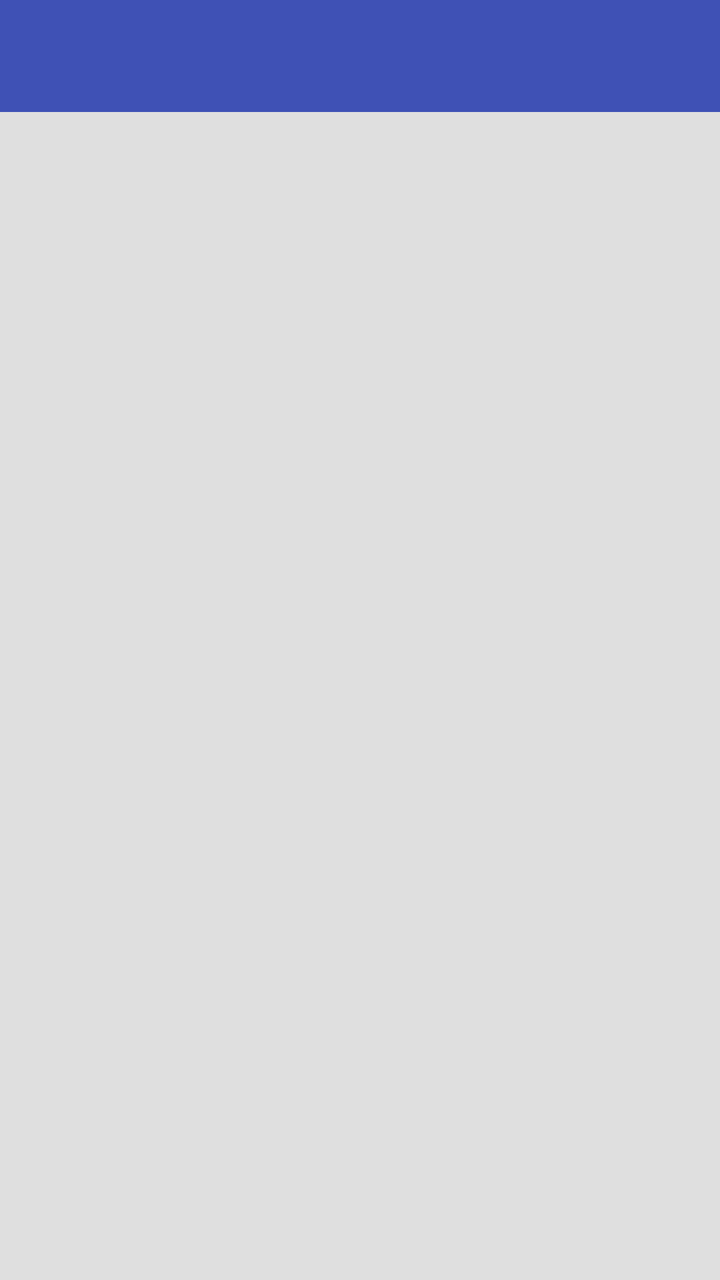
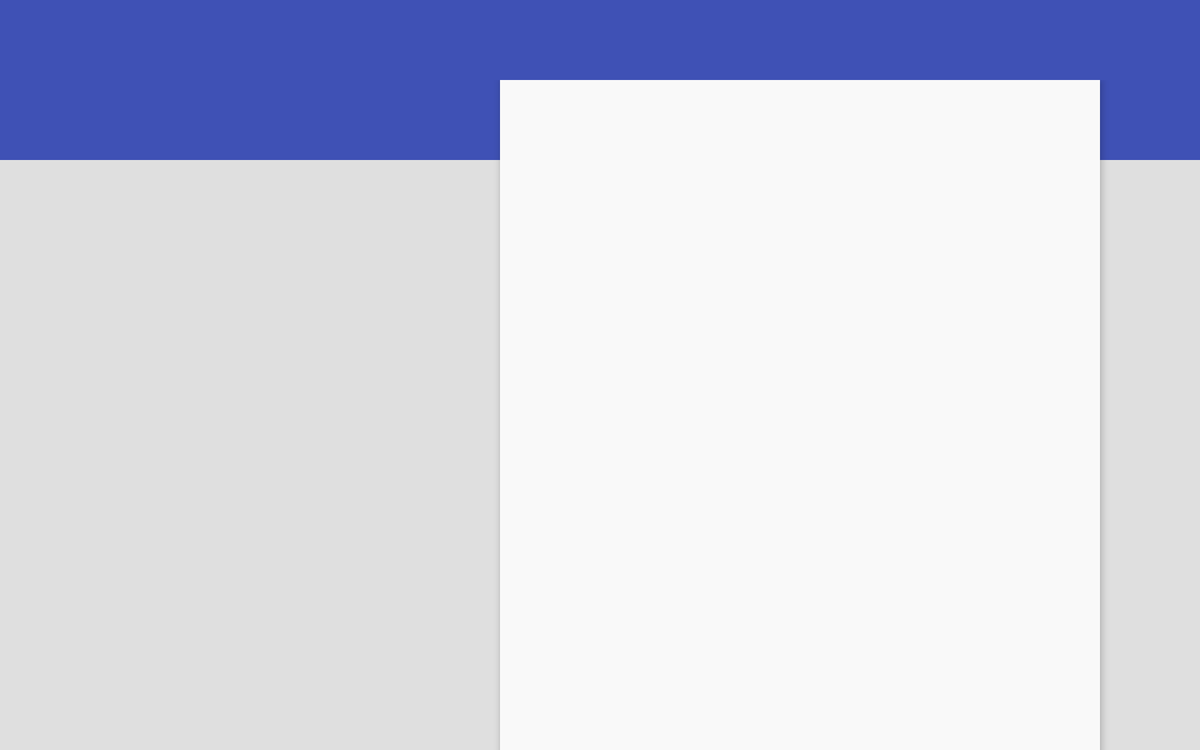

An Android layout and its configuration variant, each rendered on a device that would load it. The default file and the variant file are quoted in full after the pictures.
<!-- AndroidManifest.xml: application theme AppTheme -->
<!-- res/layout/activity_blocly.xml -->
<?xml version="1.0" encoding="utf-8"?>
<android.support.v4.widget.DrawerLayout
    xmlns:android="http://schemas.android.com/apk/res/android"
    android:id="@+id/dl_activity_blocly"
    android:layout_width="match_parent"
    android:layout_height="match_parent">

    <LinearLayout
        android:orientation="vertical"
        android:layout_width="match_parent"
        android:layout_height="match_parent">

        <android.support.v7.widget.Toolbar
            android:id="@+id/tb_activity_blocly"
            android:layout_width="match_parent"
            android:layout_height="wrap_content"
            android:minHeight="?attr/actionBarSize"
            android:background="?attr/colorPrimary"/>

        <FrameLayout
            android:id="@+id/fl_activity_blocly"
            android:layout_width="match_parent"
            android:layout_height="match_parent"/>

    </LinearLayout>

    <android.support.v7.widget.RecyclerView
        android:id="@+id/rv_nav_activity_blocly"
        android:layout_width="280dp"
        android:layout_height="match_parent"
        android:background="?android:windowBackground"
        android:layout_gravity="left"/>

</android.support.v4.widget.DrawerLayout>
<!-- resources referenced by this layout -->
<resources>
  <style name="AppTheme" parent="Theme.AppCompat.NoActionBar">
          <item name="android:windowBackground">@color/windowBackground</item>
          <item name="drawerArrowStyle">@style/DrawerArrow</item>
          <item name="colorPrimary">@color/colorPrimary</item>
          <item name="colorPrimaryDark">@color/colorPrimaryDark</item>
          <item name="colorAccent">@color/colorAccent</item>
      </style>
  <color name="windowBackground">#DFDFDF</color>
  <style name="DrawerArrow" parent="Base.Widget.AppCompat.DrawerArrowToggle">
          <item name="color">@color/actionBarItems</item>
      </style>
  <color name="colorPrimary">#3F51B5</color>
  <color name="colorPrimaryDark">#303F9F</color>
  <color name="colorAccent">#FF4081</color>
  <color name="actionBarItems">@color/dark_gray</color>
  <color name="dark_gray">#3C3C3C</color>
</resources>
<!-- res/layout-w960dp/activity_blocly.xml (the repository's variant of the layout above) -->
<!-- drawn on a 7-inch tablet turned sideways -->
<?xml version="1.0" encoding="utf-8"?>
<android.support.v4.widget.DrawerLayout xmlns:android="http://schemas.android.com/apk/res/android"
    android:id="@+id/dl_activity_blocly"
    android:layout_width="match_parent" android:layout_height="match_parent">

    <RelativeLayout
        android:layout_width="match_parent"
        android:layout_height="match_parent">

        <android.support.v7.widget.Toolbar
            android:id="@+id/tb_activity_blocly"
            android:layout_width="match_parent"
            android:layout_height="wrap_content"
            android:background="?attr/colorPrimary"/>

        <View
            android:id="@+id/v_activity_blocly_actionbar_padding"
            android:layout_width="match_parent"
            android:layout_height="?attr/actionBarSize"
            android:background="?attr/colorPrimary"
            android:layout_below="@+id/tb_activity_blocly"/>

        <LinearLayout
            android:layout_width="match_parent"
            android:layout_height="match_parent"
            android:orientation="horizontal"
            android:layout_marginTop="?attr/actionBarSize">

            <FrameLayout
                android:id="@+id/fl_activity_blocly"
                android:layout_width="400dp"
                android:layout_height="match_parent"
                android:layout_marginTop="?attr/actionBarSize"/>

            <FrameLayout
                android:id="@+id/fl_activity_blocly_right_pane"
                android:layout_width="480dp"
                android:layout_height="match_parent"
                android:background="@color/white_primary"
                android:elevation="4dp"/>

        </LinearLayout>

    </RelativeLayout>

    <android.support.v7.widget.RecyclerView
        android:id="@+id/rv_nav_activity_blocly"
        android:layout_width="280dp"
        android:layout_height="match_parent"
        android:background="?android:windowBackground"
        android:layout_gravity="left"/>

</android.support.v4.widget.DrawerLayout>
<!-- resources referenced by the variant -->
<!-- as a 7-inch tablet turned sideways resolves them -->
<resources>
  <color name="white_primary">#F9F9F9</color>
  <style name="AppTheme" parent="Theme.AppCompat.NoActionBar">
          <item name="android:windowBackground">@color/windowBackground</item>
          <item name="drawerArrowStyle">@style/DrawerArrow</item>
          <item name="colorPrimary">@color/colorPrimary</item>
          <item name="colorPrimaryDark">@color/colorPrimaryDark</item>
          <item name="colorAccent">@color/colorAccent</item>
      </style>
  <color name="windowBackground">#DFDFDF</color>
  <style name="DrawerArrow" parent="Base.Widget.AppCompat.DrawerArrowToggle">
          <item name="color">@color/actionBarItems</item>
      </style>
  <color name="colorPrimary">#3F51B5</color>
  <color name="colorPrimaryDark">#303F9F</color>
  <color name="colorAccent">#FF4081</color>
  <color name="actionBarItems">@color/dark_gray</color>
  <color name="dark_gray">#3C3C3C</color>
</resources>
